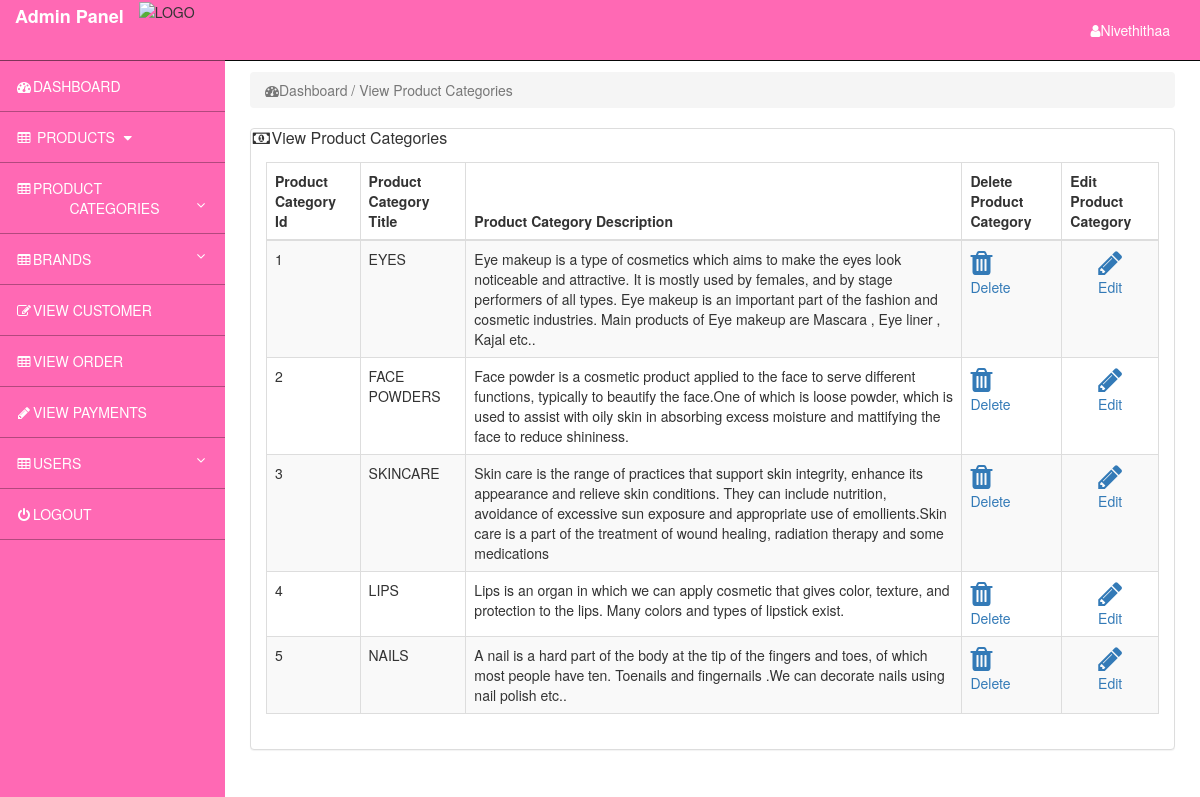
The app's page /ecom/admin_area/index.php?view_product_cat (signed in) with its own data.
### tables this page shows
CREATE TABLE `product_category` (
  `p_cat_id` int(10) NOT NULL,
  `p_cat_title` text NOT NULL,
  `p_cat_desc` text NOT NULL
);

### ecom/admin_area/view_product_cat.php (the view)
<?php
include ("includes/db.php");
if(!isset($_SESSION['admin_email'])){
	echo "<script>window.open('adminlogin.php','_self')</script>";
}else{
?>
<div class="row">
	<div class="col-lg-12">
		<ol class="breadcrumb">
			<li class="active">
				<i class="fa fa-dashboard"></i>Dashboard / View Product Categories
			</li>
		</ol>
	</div>
</div>
<div class="row">
	<div class="col-lg-12">
		<div class="panel panel-default">
			 <div class="panael-heading">
			 	<h3 class="panel-title">
			 		<i class="fa fa-fw fa-money"></i>View Product Categories
			 	</h3>
			 </div>
			 <div class="panel-body">
			 	<div class="table-responsive">
			 		<table class="table table-bordered table-hover table-striped">
			 			<thead>
			 				<tr>
			 					<th>Product Category Id</th>
			 					<th>Product Category Title</th>
			 					<th>Product Category Description</th>
			 					<th>Delete Product Category</th>
			 					<th>Edit Product Category</th>
			 				</tr>
			 			</thead>
			 			<tbody>
			 				<?php
                            $i=0;
                            $get_p_cats="select * from product_category";
                            $run_p_cats=mysqli_query($con,$get_p_cats);
                            while ($row_p_cats=mysqli_fetch_array($run_p_cats)) {
                            	$p_cat_id=$row_p_cats['p_cat_id'];
                            	$p_cat_title=$row_p_cats['p_cat_title'];
                            	$p_cat_desc=$row_p_cats['p_cat_desc'];
                            	$i++;
			 				?>
			 				<tr>
			 					<td><?php echo $i; ?></td>
			 					<td><?php echo $p_cat_title; ?></td>
			 					<td><?php echo $p_cat_desc; ?></td>
			 					<td><center></center>
			 						<a href="index.php?delete_p_cat=<?php echo $p_cat_id; ?>">
			 							<i class="fa fa-trash fa-2x"></i><br>Delete
			 						</a></center>
			 					</td>
			 					<td><center>
			 						<a href="index.php?edit_p_cat=<?php echo $p_cat_id; ?>">
			 							<i class="fa fa-pencil fa-2x"></i><br>Edit
			 						</a></center>
			 					</td>
			 				</tr>
			 			<?php } ?>
			 			</tbody>
			 		</table>
			 	</div>
			 </div>
		</div>
	</div>
</div>
<?php } ?>

### ecom/admin_area/includes/sidebar.php (shortened to what this page needs)
<?php
if(!isset($_SESSION['admin_email'])){
    echo "<script>window.open('adminlogin.php','_self')</script>";
}else{
?>
<nav class="navbar navbar-inverse navbar-fixed-top" style="background:hotpink">
	<div class="navbar-header">
		<img src="includes/logoo.jpg" width="70" height="50" alt="LOGO">
		<a href="index.php?dashboard" class="navbar-brand" style="color:white"><b>Admin Panel</b></a>
	</div>
	<ul class="nav navbar-right top-nav">
		<li class="dropdown">
			<a href="#" class="dropdown-toggle" style="padding-right: 30px;" data-toggle="dropdown">
				<i class="fa fa-user"></i><?php echo $admin_name; ?>
			</a>
		</li>
	</ul>
	<div class="collapse navbar-collapse navbar-ex1-collapse">
            <ul class="nav navbar-nav side-nav">
            	<li>
                    <a href="index.php?dashboard"><i class="fa fa-fw fa fa-dashboard"></i>DASHBOARD</a>
                </li>
                <li>
                    <a href="#" data-toggle="collapse" data-target="#submenu-1"><i class="fa fa-fw fa-table"></i> PRODUCTS <i class="fa fa-fw fa-caret-down"></i></a>
                </li>
                <li>
                    <a href="#" data-toggle="collapse" data-target="#submenu-2"><i class="fa fa-fw fa-table"></i>PRODUCT <br>&nbsp;&nbsp;&nbsp;&nbsp;&nbsp;&nbsp;&nbsp;&nbsp;&nbsp;&nbsp;&nbsp;&nbsp;&nbsp;&nbsp;CATEGORIES<i class="fa fa-fw fa-angle-down pull-right"></i></a>
                </li>
                <li>
                    <a href="#" data-toggle="collapse" data-target="#submenu-3"><i class="fa fa-fw fa-table"></i>BRANDS<i class="fa fa-fw fa-angle-down pull-right"></i></a>
                </li>
                <li>
                    <a href="index.php?view_customer"><i class="fa fa-fw fa-edit"></i>VIEW CUSTOMER</a>
                </li>
                <li>
                    <a href="index.php?view_order"><i class="fa fa-fw fa-table"></i>VIEW ORDER</a>
                </li>
                <li>
                    <a href="index.php?view_payments"><i class="fa fa-fw fa-pencil"></i>VIEW PAYMENTS</a>
                </li>
                <li>
                    <a href="#" data-toggle="collapse" data-target="#submenu-5"><i class="fa fa-fw fa-table"></i>USERS<i class="fa fa-fw fa-angle-down pull-right"></i></a>
                </li>
                <li>
                    <a href="index.php?view_payments"><i class="fa fa-fw fa-power-off"></i>LOGOUT</a>
                </li>
            </ul>
        </div>
    </nav>
<?php } ?>

### ecom/admin_area/css/sty.css (style rules this page uses)
@media (min-width:768px) { body { margin-top: 50px; } }
.top-nav { padding: 0 15px; }
.top-nav>li { display: inline-block; float: left; }
.top-nav>li>a { padding-top: 20px; padding-bottom: 20px; line-height: 20px; color: #fff; }
.navbar-inverse .navbar-nav>li>a { color: white; }
@media (min-width:768px) { .side-nav { position: fixed; top: 60px; left: 225px; width: 225px; margin-left: -225px; border: none; border-radius: 0; border-top: 1px rgba(0,0,0,.5) solid; overflow-y: auto; background-color: hotpink; bottom: 0; overflow-x: hidden; padding-bottom: 40px; } }
@media (min-width:768px) { .side-nav>li>a { width: 225px; border-bottom: 1px rgba(0,0,0,.3) solid; } }
.navbar-brand { padding: 5px 15px; }

### records on screen
product_category: p_cat_title "EYES", p_cat_desc "Eye makeup is a type of cosmetics which aims to make the eyes look noticeable and attractive. It is mostly used by females, and by stage performers of all types. Eye makeup is an important part of the fashion and cosmetic industries. Main products of Eye makeup are Mascara , Eye liner , Kajal etc.."
product_category: p_cat_title "FACE POWDERS", p_cat_desc "Face powder is a cosmetic product applied to the face to serve different functions, typically to beautify the face.One of which is loose powder, which is used to assist with oily skin in absorbing excess moisture and mattifying the face to reduce shininess."
product_category: p_cat_title "SKINCARE", p_cat_desc "Skin care is the range of practices that support skin integrity, enhance its appearance and relieve skin conditions. They can include nutrition, avoidance of excessive sun exposure and appropriate use of emollients.Skin care is a part of the treatment of wound healing, radiation therapy and some medications"
product_category: p_cat_title "LIPS", p_cat_desc "Lips is an organ in which we can apply cosmetic that gives color, texture, and protection to the lips. Many colors and types of lipstick exist."
product_category: p_cat_title "NAILS", p_cat_desc "A nail is a hard part of the body at the tip of the fingers and toes, of which most people have ten. Toenails and fingernails .We can decorate nails using nail polish etc.."

### other values on screen
$admin_name "Nivethithaa"
